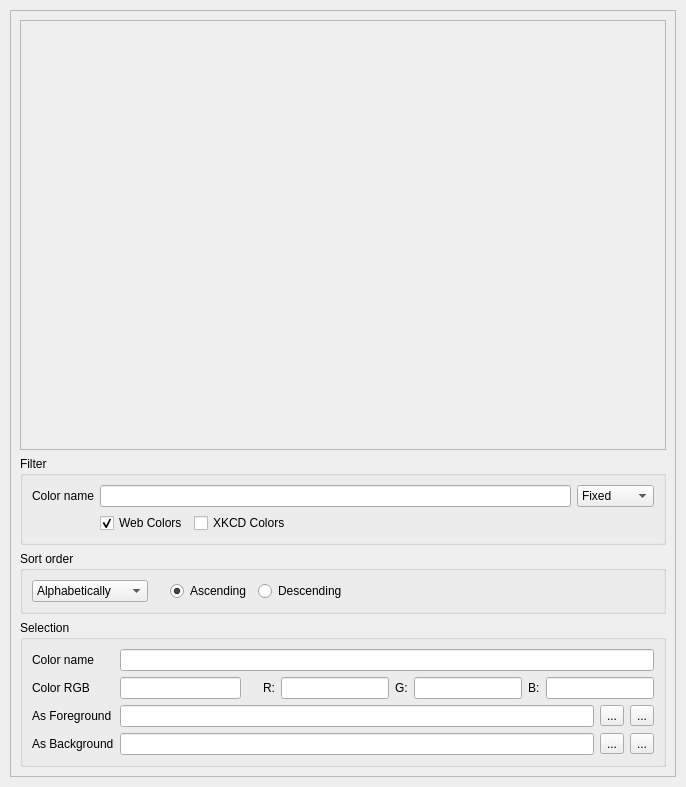
<?xml version="1.0" encoding="UTF-8"?>
<ui version="4.0">
 <class>ColorListWidget</class>
 <widget class="QWidget" name="ColorListWidget">
  <property name="enabled">
   <bool>true</bool>
  </property>
  <property name="geometry">
   <rect>
    <x>0</x>
    <y>0</y>
    <width>686</width>
    <height>787</height>
   </rect>
  </property>
  <property name="sizePolicy">
   <sizepolicy hsizetype="Preferred" vsizetype="Preferred">
    <horstretch>0</horstretch>
    <verstretch>0</verstretch>
   </sizepolicy>
  </property>
  <property name="windowTitle">
   <string>Color List</string>
  </property>
  <property name="lineWidth" stdset="0">
   <number>0</number>
  </property>
  <layout class="QVBoxLayout" name="verticalLayout">
   <property name="spacing">
    <number>10</number>
   </property>
   <property name="sizeConstraint">
    <enum>QLayout::SetDefaultConstraint</enum>
   </property>
   <property name="leftMargin">
    <number>10</number>
   </property>
   <property name="topMargin">
    <number>10</number>
   </property>
   <property name="rightMargin">
    <number>10</number>
   </property>
   <property name="bottomMargin">
    <number>10</number>
   </property>
   <item>
    <widget class="QScrollArea" name="scrollArea">
     <property name="widgetResizable">
      <bool>true</bool>
     </property>
     <widget class="QWidget" name="scrollAreaWidgetContents">
      <property name="geometry">
       <rect>
        <x>0</x>
        <y>0</y>
        <width>662</width>
        <height>763</height>
       </rect>
      </property>
      <layout class="QVBoxLayout" name="verticalLayout_2">
       <item>
        <widget class="QScrollArea" name="scrollAreaColorList">
         <property name="widgetResizable">
          <bool>true</bool>
         </property>
         <widget class="QWidget" name="scrollAreaWidgetContentsColorList">
          <property name="geometry">
           <rect>
            <x>0</x>
            <y>0</y>
            <width>646</width>
            <height>334</height>
           </rect>
          </property>
         </widget>
        </widget>
       </item>
       <item>
        <widget class="QGroupBox" name="groupBoxFilter">
         <property name="sizePolicy">
          <sizepolicy hsizetype="Preferred" vsizetype="Preferred">
           <horstretch>0</horstretch>
           <verstretch>0</verstretch>
          </sizepolicy>
         </property>
         <property name="title">
          <string>Filter</string>
         </property>
         <layout class="QGridLayout" name="gridLayout">
          <item row="0" column="0">
           <widget class="QLabel" name="labelColorName">
            <property name="text">
             <string>Color name</string>
            </property>
            <property name="buddy">
             <cstring>lineEditColorName</cstring>
            </property>
           </widget>
          </item>
          <item row="0" column="3">
           <widget class="QComboBox" name="comboBoxFilterType">
            <item>
             <property name="text">
              <string>Fixed</string>
             </property>
            </item>
            <item>
             <property name="text">
              <string>Wildcard</string>
             </property>
            </item>
            <item>
             <property name="text">
              <string>RegExp</string>
             </property>
            </item>
           </widget>
          </item>
          <item row="0" column="2">
           <widget class="QLineEdit" name="lineEditColorName">
            <property name="clearButtonEnabled">
             <bool>true</bool>
            </property>
           </widget>
          </item>
          <item row="1" column="2" colspan="2">
           <layout class="QHBoxLayout" name="horizontalLayoutFilter">
            <property name="topMargin">
             <number>0</number>
            </property>
            <item>
             <widget class="QCheckBox" name="checkBoxWebColors">
              <property name="text">
               <string notr="true">Web Colors</string>
              </property>
              <property name="checked">
               <bool>true</bool>
              </property>
             </widget>
            </item>
            <item>
             <widget class="QCheckBox" name="checkBoxXkcdColors">
              <property name="text">
               <string notr="true">XKCD Colors</string>
              </property>
             </widget>
            </item>
            <item>
             <spacer name="horizontalSpacerFilter">
              <property name="orientation">
               <enum>Qt::Horizontal</enum>
              </property>
              <property name="sizeHint" stdset="0">
               <size>
                <width>40</width>
                <height>20</height>
               </size>
              </property>
             </spacer>
            </item>
           </layout>
          </item>
         </layout>
        </widget>
       </item>
       <item>
        <widget class="QGroupBox" name="groupBoxSort">
         <property name="title">
          <string>Sort order</string>
         </property>
         <layout class="QGridLayout" name="gridLayout_3">
          <item row="0" column="2">
           <widget class="QRadioButton" name="radioButtonSortAscending">
            <property name="text">
             <string>Ascending</string>
            </property>
            <property name="checked">
             <bool>true</bool>
            </property>
            <attribute name="buttonGroup">
             <string notr="true">buttonGroupSortDirection</string>
            </attribute>
           </widget>
          </item>
          <item row="0" column="4">
           <spacer name="horizontalSpacerSort">
            <property name="orientation">
             <enum>Qt::Horizontal</enum>
            </property>
            <property name="sizeHint" stdset="0">
             <size>
              <width>40</width>
              <height>20</height>
             </size>
            </property>
           </spacer>
          </item>
          <item row="0" column="3">
           <widget class="QRadioButton" name="radioButtonSortDescending">
            <property name="text">
             <string>Descending</string>
            </property>
            <attribute name="buttonGroup">
             <string notr="true">buttonGroupSortDirection</string>
            </attribute>
           </widget>
          </item>
          <item row="0" column="0">
           <widget class="QComboBox" name="comboBoxSortType">
            <property name="sizePolicy">
             <sizepolicy hsizetype="Preferred" vsizetype="Fixed">
              <horstretch>0</horstretch>
              <verstretch>0</verstretch>
             </sizepolicy>
            </property>
            <item>
             <property name="text">
              <string>Alphabetically</string>
             </property>
            </item>
            <item>
             <property name="text">
              <string>By color</string>
             </property>
            </item>
            <item>
             <property name="text">
              <string>By color warmth</string>
             </property>
            </item>
            <item>
             <property name="text">
              <string>By lightness</string>
             </property>
            </item>
           </widget>
          </item>
          <item row="0" column="1">
           <spacer name="horizontalSpacer">
            <property name="orientation">
             <enum>Qt::Horizontal</enum>
            </property>
            <property name="sizeType">
             <enum>QSizePolicy::Fixed</enum>
            </property>
            <property name="sizeHint" stdset="0">
             <size>
              <width>16</width>
              <height>0</height>
             </size>
            </property>
           </spacer>
          </item>
         </layout>
        </widget>
       </item>
       <item>
        <widget class="QGroupBox" name="groupBoxSelection">
         <property name="title">
          <string>Selection</string>
         </property>
         <layout class="QGridLayout" name="gridLayout_2" columnstretch="0,1,0">
          <item row="2" column="1" colspan="2">
           <layout class="QHBoxLayout" name="horizontalLayoutAsForeground">
            <item>
             <widget class="QLineEdit" name="lineEditAsForeground">
              <property name="sizePolicy">
               <sizepolicy hsizetype="Expanding" vsizetype="Fixed">
                <horstretch>0</horstretch>
                <verstretch>0</verstretch>
               </sizepolicy>
              </property>
              <property name="text">
               <string/>
              </property>
              <property name="dragEnabled">
               <bool>true</bool>
              </property>
             </widget>
            </item>
            <item>
             <widget class="QToolButton" name="toolButtonAsForegroundReset">
              <property name="toolTip">
               <string>Reset background color</string>
              </property>
              <property name="text">
               <string>...</string>
              </property>
              <property name="icon">
               <iconset theme="openscad-undo">
                <normaloff>../../../../../.designer/backup</normaloff>../../../../../.designer/backup</iconset>
              </property>
             </widget>
            </item>
            <item>
             <widget class="QToolButton" name="toolButtonAsForegroundColorDialog">
              <property name="toolTip">
               <string>Select background color</string>
              </property>
              <property name="text">
               <string>...</string>
              </property>
             </widget>
            </item>
           </layout>
          </item>
          <item row="0" column="1" colspan="2">
           <widget class="QLineEdit" name="lineEditColorNameSelected">
            <property name="dragEnabled">
             <bool>true</bool>
            </property>
            <property name="readOnly">
             <bool>true</bool>
            </property>
           </widget>
          </item>
          <item row="1" column="0">
           <widget class="QLabel" name="labelColorRgbSelected">
            <property name="text">
             <string>Color RGB</string>
            </property>
            <property name="buddy">
             <cstring>lineEditColorRgbSelected</cstring>
            </property>
           </widget>
          </item>
          <item row="2" column="0">
           <widget class="QLabel" name="labelAsForeground">
            <property name="text">
             <string>As Foreground</string>
            </property>
            <property name="buddy">
             <cstring>lineEditAsForeground</cstring>
            </property>
           </widget>
          </item>
          <item row="3" column="0">
           <widget class="QLabel" name="labelAsBackground">
            <property name="text">
             <string>As Background</string>
            </property>
           </widget>
          </item>
          <item row="1" column="2">
           <layout class="QHBoxLayout" name="horizontalLayoutColorRgbSelected">
            <property name="leftMargin">
             <number>16</number>
            </property>
            <item>
             <widget class="QLabel" name="labelColorRgbSelectedR">
              <property name="text">
               <string>R:</string>
              </property>
             </widget>
            </item>
            <item>
             <widget class="QLineEdit" name="lineEditColorRgbSelectedR">

              <property name="alignment">
               <set>Qt::AlignRight|Qt::AlignTrailing|Qt::AlignVCenter</set>
              </property>
              <property name="dragEnabled">
               <bool>true</bool>
              </property>
              <property name="readOnly">
               <bool>true</bool>
              </property>
             </widget>
            </item>
            <item>
             <widget class="QLabel" name="labelColorRgbSelectedG">
              <property name="text">
               <string>G:</string>
              </property>
             </widget>
            </item>
            <item>
             <widget class="QLineEdit" name="lineEditColorRgbSelectedG">

              <property name="alignment">
               <set>Qt::AlignRight|Qt::AlignTrailing|Qt::AlignVCenter</set>
              </property>
              <property name="dragEnabled">
               <bool>true</bool>
              </property>
              <property name="readOnly">
               <bool>true</bool>
              </property>
             </widget>
            </item>
            <item>
             <widget class="QLabel" name="labelColorRgbSelectedB">
              <property name="text">
               <string>B:</string>
              </property>
             </widget>
            </item>
            <item>
             <widget class="QLineEdit" name="lineEditColorRgbSelectedB">

              <property name="alignment">
               <set>Qt::AlignRight|Qt::AlignTrailing|Qt::AlignVCenter</set>
              </property>
              <property name="dragEnabled">
               <bool>true</bool>
              </property>
              <property name="readOnly">
               <bool>true</bool>
              </property>
             </widget>
            </item>
           </layout>
          </item>
          <item row="0" column="0">
           <widget class="QLabel" name="labelColorNameSelected">
            <property name="text">
             <string>Color name</string>
            </property>
            <property name="buddy">
             <cstring>lineEditColorNameSelected</cstring>
            </property>
           </widget>
          </item>
          <item row="1" column="1">
           <widget class="QLineEdit" name="lineEditColorRgbSelected">
            <property name="sizePolicy">
             <sizepolicy hsizetype="Expanding" vsizetype="Fixed">
              <horstretch>1</horstretch>
              <verstretch>0</verstretch>
             </sizepolicy>
            </property>
            <property name="dragEnabled">
             <bool>true</bool>
            </property>
            <property name="readOnly">
             <bool>true</bool>
            </property>
           </widget>
          </item>
          <item row="3" column="1" colspan="2">
           <layout class="QHBoxLayout" name="horizontalLayoutAsBackground">
            <item>
             <widget class="QLineEdit" name="lineEditAsBackground">
              <property name="text">
               <string/>
              </property>
              <property name="dragEnabled">
               <bool>true</bool>
              </property>
             </widget>
            </item>
            <item>
             <widget class="QToolButton" name="toolButtonAsBackgroundReset">
              <property name="toolTip">
               <string>Reset foreground color</string>
              </property>
              <property name="text">
               <string>...</string>
              </property>
              <property name="icon">
               <iconset theme="openscad-undo">
                <normaloff>../../../../../.designer/backup</normaloff>../../../../../.designer/backup</iconset>
              </property>
             </widget>
            </item>
            <item>
             <widget class="QToolButton" name="toolButtonAsbackgroundColorDialog">
              <property name="toolTip">
               <string>Select foreground color</string>
              </property>
              <property name="text">
               <string>...</string>
              </property>
             </widget>
            </item>
           </layout>
          </item>
         </layout>
        </widget>
       </item>
      </layout>
     </widget>
    </widget>
   </item>
  </layout>
  <action name="actionResetSampleTextForeground">
   <property name="icon">
    <iconset theme="openscad-undo">
     <normaloff>../../../../../.designer/backup</normaloff>../../../../../.designer/backup</iconset>
   </property>
   <property name="text">
    <string>Reset Sample Text</string>
   </property>
   <property name="toolTip">
    <string>Reset Sample Text</string>
   </property>
  </action>
  <action name="actionResetSampleTextBackground">
   <property name="icon">
    <iconset theme="openscad-undo">
     <normaloff>../../../../../.designer/backup</normaloff>../../../../../.designer/backup</iconset>
   </property>
   <property name="text">
    <string>Reset Sample Text</string>
   </property>
   <property name="toolTip">
    <string>Reset Sample Text</string>
   </property>
  </action>
  <action name="actionCopyColorName">
   <property name="icon">
    <iconset theme="openscad-edit-copy"/>
   </property>
   <property name="text">
    <string>Copy Color Name</string>
   </property>
   <property name="toolTip">
    <string>Copy Color Name</string>
   </property>
  </action>
  <action name="actionCopyColorRGB">
   <property name="icon">
    <iconset theme="openscad-edit-copy"/>
   </property>
   <property name="text">
    <string>Copy Color RGB</string>
   </property>
   <property name="toolTip">
    <string>Copy Color RGB</string>
   </property>
  </action>
 </widget>
 <resources>
  <include location="../../resources/common.qrc"/>
 </resources>
 <connections/>
 <slots>
  <slot>updateSettings()</slot>
 </slots>
 <buttongroups>
  <buttongroup name="buttonGroupSortDirection"/>
 </buttongroups>
</ui>
